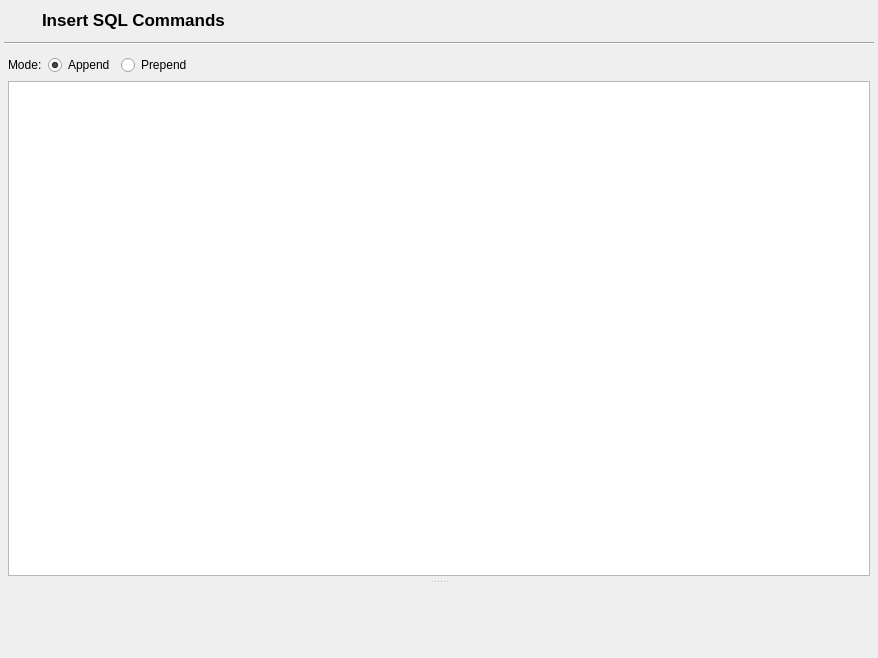
<?xml version="1.0" encoding="UTF-8"?>
<ui version="4.0">
 <class>SQLInsertWidget</class>
 <widget class="QWidget" name="SQLInsertWidget">
  <property name="geometry">
   <rect>
    <x>0</x>
    <y>0</y>
    <width>878</width>
    <height>658</height>
   </rect>
  </property>
  <property name="windowTitle">
   <string>Form</string>
  </property>
  <layout class="QGridLayout" name="gridLayout_2">
   <property name="leftMargin">
    <number>4</number>
   </property>
   <property name="topMargin">
    <number>4</number>
   </property>
   <property name="rightMargin">
    <number>4</number>
   </property>
   <property name="bottomMargin">
    <number>4</number>
   </property>
   <item row="0" column="0">
    <widget class="QLabel" name="label_2">
     <property name="sizePolicy">
      <sizepolicy hsizetype="Fixed" vsizetype="Fixed">
       <horstretch>0</horstretch>
       <verstretch>0</verstretch>
      </sizepolicy>
     </property>
     <property name="minimumSize">
      <size>
       <width>32</width>
       <height>32</height>
      </size>
     </property>
     <property name="maximumSize">
      <size>
       <width>32</width>
       <height>32</height>
      </size>
     </property>
     <property name="text">
      <string/>
     </property>
     <property name="pixmap">
      <pixmap resource="../res/resources.qrc">:/icones/icones/sqlinsert.png</pixmap>
     </property>
     <property name="scaledContents">
      <bool>false</bool>
     </property>
    </widget>
   </item>
   <item row="0" column="1">
    <widget class="QLabel" name="label">
     <property name="font">
      <font>
       <pointsize>13</pointsize>
       <weight>75</weight>
       <bold>true</bold>
      </font>
     </property>
     <property name="text">
      <string>Insert SQL Commands</string>
     </property>
    </widget>
   </item>
   <item row="1" column="0" colspan="2">
    <widget class="Line" name="line">
     <property name="orientation">
      <enum>Qt::Horizontal</enum>
     </property>
    </widget>
   </item>
   <item row="2" column="0" colspan="2">
    <widget class="QSplitter" name="splitter">
     <property name="orientation">
      <enum>Qt::Vertical</enum>
     </property>
     <widget class="QWidget" name="widget_2" native="true">
      <layout class="QGridLayout" name="gridLayout">
       <property name="leftMargin">
        <number>4</number>
       </property>
       <property name="topMargin">
        <number>4</number>
       </property>
       <property name="rightMargin">
        <number>4</number>
       </property>
       <property name="bottomMargin">
        <number>4</number>
       </property>
       <item row="0" column="0">
        <widget class="QLabel" name="label_3">
         <property name="text">
          <string>Mode:</string>
         </property>
        </widget>
       </item>
       <item row="0" column="1">
        <widget class="QRadioButton" name="radioButton">
         <property name="text">
          <string>Append</string>
         </property>
         <property name="checked">
          <bool>true</bool>
         </property>
        </widget>
       </item>
       <item row="0" column="2">
        <widget class="QRadioButton" name="radioButton_2">
         <property name="sizePolicy">
          <sizepolicy hsizetype="Expanding" vsizetype="Fixed">
           <horstretch>0</horstretch>
           <verstretch>0</verstretch>
          </sizepolicy>
         </property>
         <property name="text">
          <string>Prepend</string>
         </property>
        </widget>
       </item>
       <item row="1" column="0" colspan="3">
        <widget class="QTextEdit" name="textEdit">
         <property name="font">
          <font>
           <family>DejaVu Sans Mono</family>
          </font>
         </property>
        </widget>
       </item>
      </layout>
     </widget>
     <widget class="QWidget" name="widget" native="true"/>
    </widget>
   </item>
  </layout>
 </widget>
 <resources>
  <include location="../res/resources.qrc"/>
 </resources>
 <connections/>
</ui>
